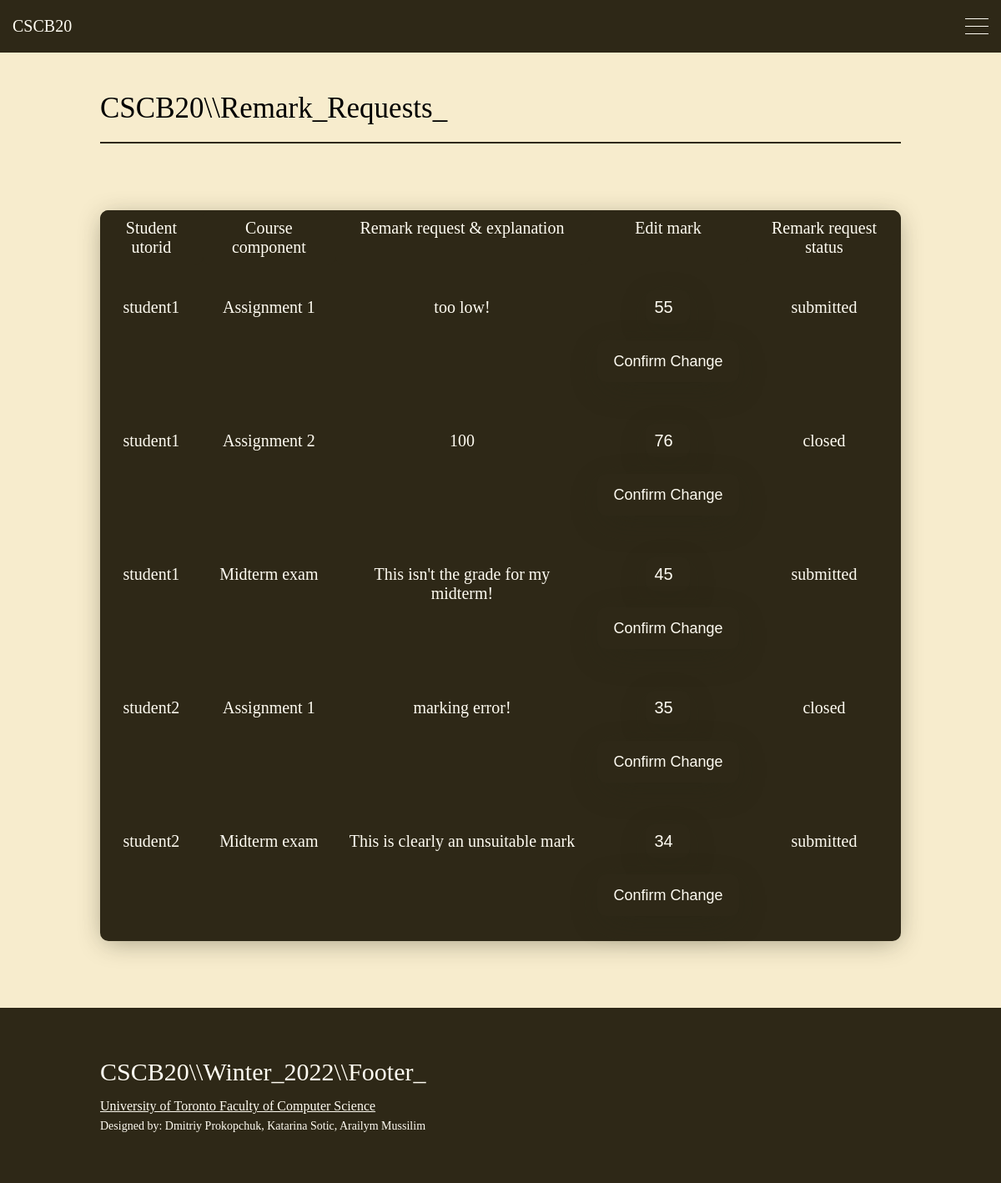
Page /remark (signed in) on the committed database.
### app.py (models this page shows, shortened)
class Remark(db.Model):
    __tablename__ = 'Remark'
    utorid = db.Column(db.String(20), db.ForeignKey('RegisteredUsers.utorid'), primary_key=True, nullable=False)
    coursecomponent = db.Column(db.String(100), nullable=False, primary_key=True)
    mark = db.Column(db.Integer, nullable = False)
    remark = db.Column(db.String(300), primary_key=True, nullable=False)
    remarkstatus = db.Column(db.String(20), nullable=False)

### app.py (the view, shortened to what this page needs)
@app.route('/remark', methods = ['GET', 'POST'])
def remark():
    if request.method == 'GET':
        user = db.engine.execute("select * from Remark ORDER BY utorid, coursecomponent").all()
        return render_template('remark.html', user=user)

### templates/remark.html (shortened to what this page needs)
{% extends "loginsuccess_temp.html" %}
{% block content %}
        <div class = "content-wrapper">
            <p class="huge-title">CSCB20\\Remark_Requests<span class = "underline-animation">_</span></p>
            <div class="linebr"></div>
            <div id="table">
                <div id="table-header">
                    <div class="table-header-cell">Student utorid</div>
                    <div class="table-header-cell">Course component</div>
                    <div class="table-header-cell">Remark request & explanation</div>
                    <div class="table-header-cell">Edit mark</div>
                    <div class="table-header-cell">Remark request status</div>
                </div>
                {% for user in user %}
                <div id="table-body">
                    <div class="table-row">
                        <div class="table-body-cell">{{ user[0] }}</div>
                        <div class="table-body-cell">{{ user[1] }}</div>
                        <div class="table-body-cell">{{ user[3] }}</div>
                        <div class="table-body-cell">
                            <form  action="remark" method = "post">
                                <input class = "number-input" type="remark" name="remark" required value = "{{ user[2] }}">
                                <button type = "submit" class = "general-button">Confirm Change</button>
                            </form>
                        </div>
                        <div class="table-body-cell">{{ user[4] }}</div>
                    </div>
                </div>
                {% endfor %}
                </div>
            </div>
        {% endblock %}

### static/css/styles.css (style rules this page uses)
html { scroll-behavior: smooth; }
body { background-color: #f7eccd; margin: 0px; font-size: 20px; padding: 0; }
input { width: 60%; height: 20px; background: #2e2817; color:#fffcf2; justify-content: center; display: flex; margin: 20px auto; padding: 10px; border: none; outline: none; font-size: 20px; border-radius: 10px; box-shadow: rgba(39, 37, 22, 0.42) 0px 10px 40px -10px; }
button { width: 60%; height: 40px; margin: 10px auto; justify-content: center; display: block; color: #fff; background: #2e2817; font-size: 1em; margin-top: 20px; outline: none; border: none; border-radius: 5px; transition: .2s ease-in; cursor: pointer; padding:0px 10px 0px 10px; box-sizing: content-box; }
p, ul { margin-block-start: 0.5em; margin-block-end: 0.5em; }
::placeholder { color:rgba(255,255,255,0.6); }
.general-button { font-size: 18px; color:#fffcf2; background-color: #2e2817; height: 50px; min-width: 150px; border: none; border-radius: 10px; transition: all 0.2s; box-shadow: rgba(39, 37, 22, 0.42) 0px 10px 40px -10px; transform: perspective(1000px); }
.content-wrapper { width: 80%; display: block; padding-top: 50px; margin: auto; min-height: 100vh; padding-bottom: 80px; transform: translate3d(0px, 0px, 0px); -webkit-transform: translate3d(0px, 0px, 0px); }
.huge-title { font-size: 50px; margin-top: 60px; margin-bottom: 0px; overflow: overlay; }
.linebr { border-bottom: 2px solid #2e2817; text-decoration-color: rgba(255,252,242,1); width: 100%; margin-top: 20px; }
.underline-animation { animation-name: underline-animation; animation-duration: 1.5s; animation-iteration-count: infinite; }
#table { width:100%; display: table; padding-bottom: 10px; background-color: #2e2817; border-radius: 10px; color: #fffcf2; box-shadow: rgba(39, 37, 22, 0.42) 0px 5px 30px -5px; }
#table-header { display: table-header-group; background-color:#2e2817; color:#fffcf2; font-size: 25px; }
.table-header-cell { display: table-cell; padding: 10px 5px 10px 5px; text-align: center; border-radius: 10px; }
#table-body { display: table-row-group; }
.table-row { display: table-row; }
.table-body-cell { display: table-cell; text-align: center; padding: 10px; }
.number-input { width:33px; overflow: visible; }
@media screen and (max-width: 1216px) { .huge-title { font-size: 35px; } }
@media screen and (max-width: 1216px) { #table-header { font-size: 20px; } }

### rows in the picture
Remark: utorid "student1", coursecomponent "Assignment 1", remark "too low!", remark "55", remarkstatus "submitted"
Remark: utorid "student1", coursecomponent "Assignment 2", remark "100", remark "76", remarkstatus "closed"
Remark: utorid "student1", coursecomponent "Midterm exam", remark "This isn't the grade for my midterm!", remark "45", remarkstatus "submitted"
Remark: utorid "student2", coursecomponent "Assignment 1", remark "marking error!", remark "35", remarkstatus "closed"
Remark: utorid "student2", coursecomponent "Midterm exam", remark "This is clearly an unsuitable mark", remark "34", remarkstatus "submitted"
